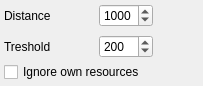
<?xml version="1.0" encoding="UTF-8"?>
<ui version="4.0">
 <class>ContactProximityNotificationOptions</class>
 <widget class="QWidget" name="ContactProximityNotificationOptions">
  <property name="geometry">
   <rect>
    <x>0</x>
    <y>0</y>
    <width>203</width>
    <height>77</height>
   </rect>
  </property>
  <property name="sizePolicy">
   <sizepolicy hsizetype="Expanding" vsizetype="Preferred">
    <horstretch>0</horstretch>
    <verstretch>0</verstretch>
   </sizepolicy>
  </property>
  <property name="windowTitle">
   <string notr="true">Contact proximity notification options</string>
  </property>
  <layout class="QGridLayout" name="gridLayout">
   <property name="leftMargin">
    <number>4</number>
   </property>
   <property name="topMargin">
    <number>4</number>
   </property>
   <property name="rightMargin">
    <number>4</number>
   </property>
   <property name="bottomMargin">
    <number>4</number>
   </property>
   <property name="spacing">
    <number>4</number>
   </property>
   <item row="3" column="1">
    <spacer name="horizontalSpacer_2">
     <property name="orientation">
      <enum>Qt::Horizontal</enum>
     </property>
     <property name="sizeType">
      <enum>QSizePolicy::Preferred</enum>
     </property>
     <property name="sizeHint" stdset="0">
      <size>
       <width>40</width>
       <height>20</height>
      </size>
     </property>
    </spacer>
   </item>
   <item row="3" column="2">
    <widget class="QSpinBox" name="spbTreshold">
     <property name="sizePolicy">
      <sizepolicy hsizetype="Preferred" vsizetype="Preferred">
       <horstretch>0</horstretch>
       <verstretch>0</verstretch>
      </sizepolicy>
     </property>
     <property name="minimum">
      <number>50</number>
     </property>
     <property name="maximum">
      <number>1000</number>
     </property>
     <property name="singleStep">
      <number>10</number>
     </property>
     <property name="value">
      <number>200</number>
     </property>
    </widget>
   </item>
   <item row="1" column="2">
    <widget class="QSpinBox" name="spbDistance">
     <property name="sizePolicy">
      <sizepolicy hsizetype="Preferred" vsizetype="Preferred">
       <horstretch>0</horstretch>
       <verstretch>0</verstretch>
      </sizepolicy>
     </property>
     <property name="minimum">
      <number>100</number>
     </property>
     <property name="maximum">
      <number>9999</number>
     </property>
     <property name="singleStep">
      <number>10</number>
     </property>
     <property name="value">
      <number>1000</number>
     </property>
    </widget>
   </item>
   <item row="1" column="0">
    <widget class="QLabel" name="lblDistance">
     <property name="text">
      <string>Distance</string>
     </property>
    </widget>
   </item>
   <item row="4" column="0" colspan="3">
    <widget class="QCheckBox" name="chkIgnoreOwnResources">
     <property name="text">
      <string>Ignore own resources</string>
     </property>
    </widget>
   </item>
   <item row="3" column="0">
    <widget class="QLabel" name="lblTreshold">
     <property name="text">
      <string>Treshold</string>
     </property>
    </widget>
   </item>
   <item row="1" column="1">
    <spacer name="horizontalSpacer">
     <property name="orientation">
      <enum>Qt::Horizontal</enum>
     </property>
     <property name="sizeType">
      <enum>QSizePolicy::Preferred</enum>
     </property>
     <property name="sizeHint" stdset="0">
      <size>
       <width>40</width>
       <height>20</height>
      </size>
     </property>
    </spacer>
   </item>
   <item row="1" column="3" rowspan="2">
    <spacer name="horizontalSpacer_3">
     <property name="orientation">
      <enum>Qt::Horizontal</enum>
     </property>
     <property name="sizeHint" stdset="0">
      <size>
       <width>40</width>
       <height>20</height>
      </size>
     </property>
    </spacer>
   </item>
  </layout>
 </widget>
 <resources/>
 <connections>
  <connection>
   <sender>spbDistance</sender>
   <signal>valueChanged(int)</signal>
   <receiver>ContactProximityNotificationOptions</receiver>
   <slot>onValueChanged(int)</slot>
   <hints>
    <hint type="sourcelabel">
     <x>82</x>
     <y>18</y>
    </hint>
    <hint type="destinationlabel">
     <x>78</x>
     <y>43</y>
    </hint>
   </hints>
  </connection>
  <connection>
   <sender>spbTreshold</sender>
   <signal>valueChanged(int)</signal>
   <receiver>ContactProximityNotificationOptions</receiver>
   <slot>onValueChanged(int)</slot>
   <hints>
    <hint type="sourcelabel">
     <x>82</x>
     <y>44</y>
    </hint>
    <hint type="destinationlabel">
     <x>78</x>
     <y>43</y>
    </hint>
   </hints>
  </connection>
  <connection>
   <sender>chkIgnoreOwnResources</sender>
   <signal>stateChanged(int)</signal>
   <receiver>ContactProximityNotificationOptions</receiver>
   <slot>onCheckStateChanged(int)</slot>
   <hints>
    <hint type="sourcelabel">
     <x>78</x>
     <y>69</y>
    </hint>
    <hint type="destinationlabel">
     <x>78</x>
     <y>43</y>
    </hint>
   </hints>
  </connection>
 </connections>
 <slots>
  <slot>onValueChanged(int)</slot>
  <slot>onCheckStateChanged(int)</slot>
 </slots>
</ui>
